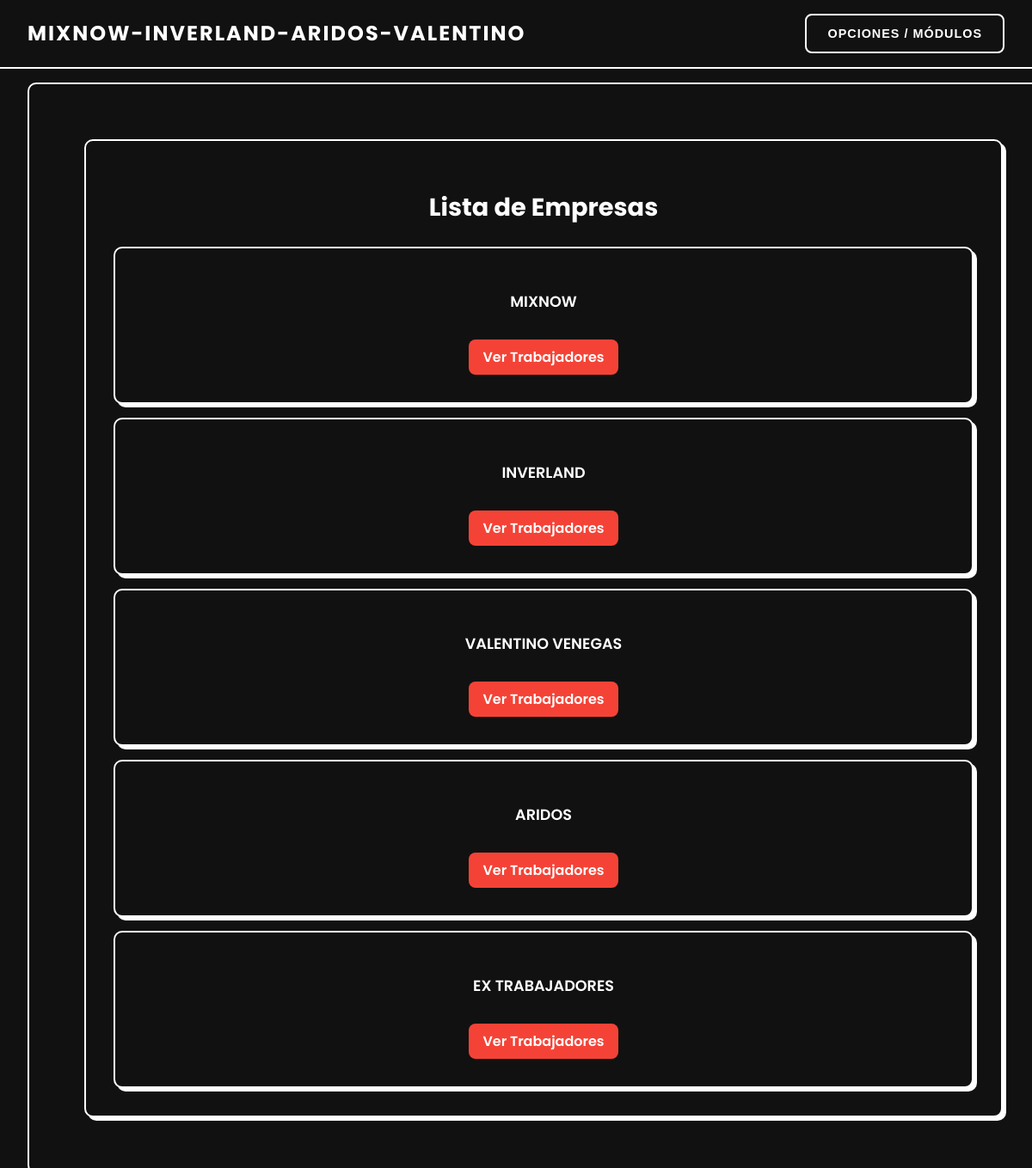
The app's page /empresas/ (signed in), older data.
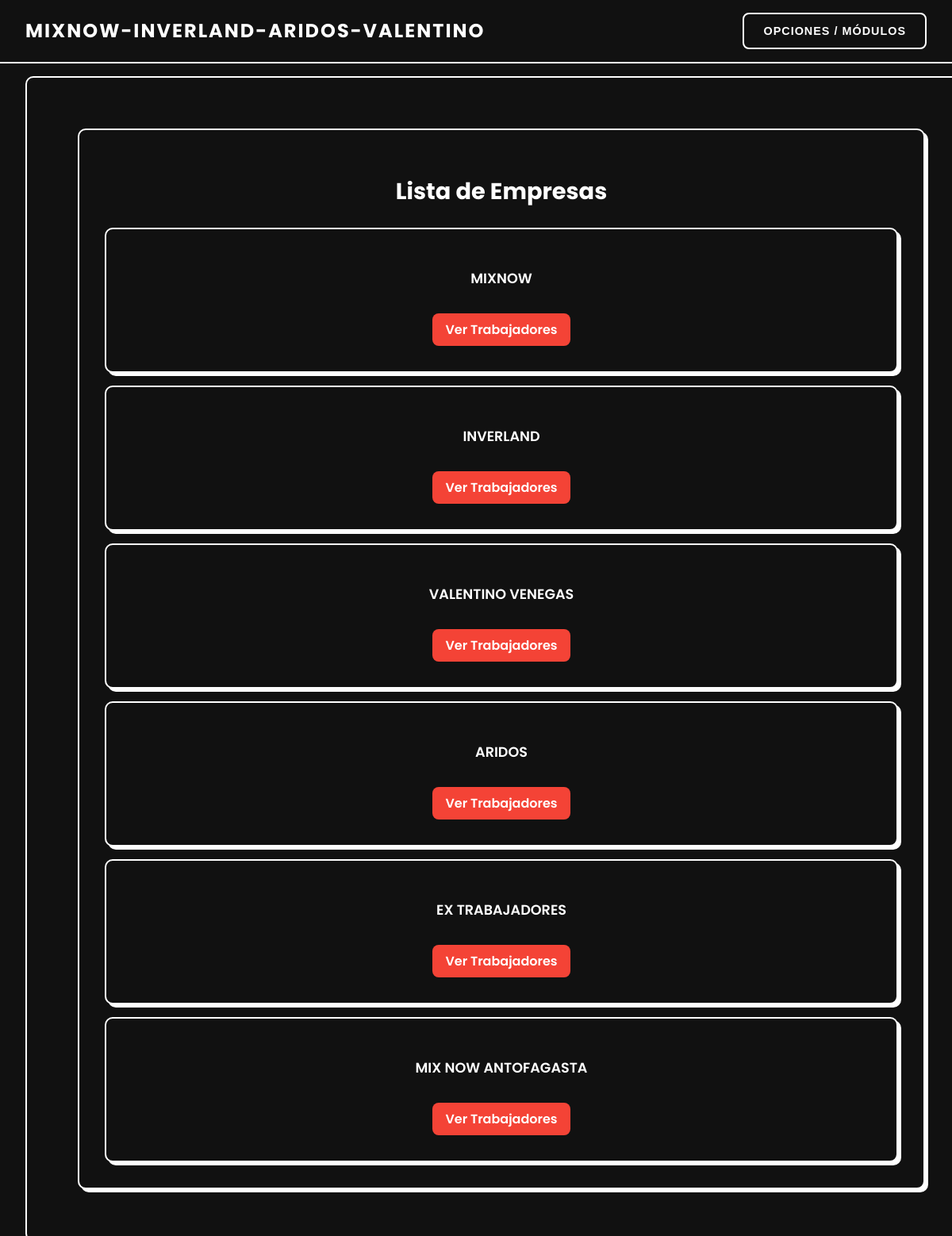
The same page, newer data.
### app/models.py (models this page shows, shortened)
class Empresas(models.Model):
    nombre = models.CharField(max_length=100)

### app/views.py (the view)
# urls.py: path('empresas/', views.Listar_Empresa.as_view(), name='listar_empresas'),
@method_decorator(user_passes_test(lambda u: u.is_superuser), name='dispatch')
class Listar_Empresa(LoginRequiredMixin, UserPassesTestMixin, ListView):
    def test_func(self):
        return self.request.user.is_superuser
    model = Empresas
    template_name = "clientes/listar_empresa.html"
    context_object_name = 'empresa'

### app/templates/clientes/listar_empresa.html (shortened to what this page needs)
{% extends "clientes/base.html" %}
{% load static %}
{% block content %}
<div class="wrapper">
    <div class="card-lista">
        <h2 class="title">Lista de Empresas</h2>
        {% if empresa %}
        <div class="cards-container">
            {% for e in empresa %}
            <div class="card">
                <h3 class="card-name">{{ e.nombre }}</h3>
                <a href="{% url 'listar_trabajadores' e.id %}" class="btn-ver">Ver Trabajadores</a>
            </div>
            {% endfor %}
        </div>
        {% else %}
        <p class="no-data">No hay empresas registradas</p>
        {% endif %}
    </div>
</div>
{% endblock %}

### app/templates/clientes/base.html (shortened to what this page needs)
{% load static %}
<!DOCTYPE html>
<html lang="es">
<head>
</head>
<body>
{% if user.is_authenticated and user.is_superuser %}
<nav class="top-nav">
    <div class="nav-wrapper">
        <div class="logo">
            MIXNOW-INVERLAND-ARIDOS-VALENTINO
        </div>
        <div class="nav-menu">
            <button class="menu-btn" onclick="toggleMenu()">Opciones / Módulos</button>
        </div>
    </div>
</nav>
{% endif %}
<main class="main-wrapper">
    <div class="card">
        {% block content %}
        {% endblock %}
    </div>
</main>
</body>
</html>

### app/templates/clientes/listar_empresa.html (style rules this page uses)
.wrapper { display: flex; justify-content: center; align-items: center; padding: 2rem; font-family: 'Poppins', sans-serif; background-color: #111; min-height: 80vh; max-width: 105rem; margin: 0 auto; }
.card-lista { background-color: #111; border: 0.125rem solid #fff; border-radius: 0.625rem; padding: 2rem; box-shadow: 0.25rem 0.25rem #fff; color: #fff; max-width: 100rem; }
.title { font-size: 1.8rem; font-weight: 700; margin-bottom: 1.5rem; text-align: center; }
.cards-container { display: flex; flex-wrap: wrap; gap: 1rem; justify-content: center; }
.card { background-color: #222; border: 0.0625rem solid #fff; border-radius: 0.625rem; padding: 1rem; width: 12rem; text-align: center; box-shadow: 0.125rem 0.125rem #fff; transition: transform 0.3s, box-shadow 0.3s; }
.card-name { font-size: 1.1rem; font-weight: 600; }
.btn-ver { display: inline-block; margin-top: 0.8rem; padding: 0.5rem 1rem; background-color: #f44336; color: #fff; text-decoration: none; border-radius: 0.5rem; font-weight: 600; transition: background-color 0.3s, transform 0.2s; }

### app/templates/clientes/base.html (style rules this page uses)
html, body { overflow-x: hidden; box-sizing: border-box; }
body { margin: 0; font-family: 'Poppins', sans-serif; background-color: #111; color: #fff; }
.top-nav { position: fixed; top: 0; left: 0; width: 100%; background-color: #111; border-bottom: 2px solid #fff; z-index: 9999 !important; }
.nav-wrapper { display: flex; justify-content: space-between; align-items: center; padding: 1rem 2rem; max-width: 90rem; margin: 0 auto; box-sizing: border-box; }
.logo { font-size: 1.5rem; font-weight: 700; color: #fff; letter-spacing: 2px; }
.nav-menu { display: flex; align-items: center; }
.menu-btn { padding: 0.8rem 1.5rem; background-color: transparent; color: #fff; border: 2px solid #fff; border-radius: 8px; font-weight: 600; cursor: pointer; text-align: center; transition: all 0.3s ease; text-transform: uppercase; letter-spacing: 1px; font-size: 0.9rem; }
.main-wrapper { display: flex; justify-content: center; padding: 6rem 2rem 2rem; min-height: 100vh; width: 100%; position: relative; z-index: 1 !important; }
.card { background-color: #111; border: 2px solid #fff; border-radius: 10px; padding: 2rem; width: 100%; max-width: 90rem; box-shadow: 4px 4px #fff; position: relative; z-index: 1 !important; }

Row changes from the older to the newer data that the page shows:
added Empresas: nombre "MIX NOW ANTOFAGASTA"
